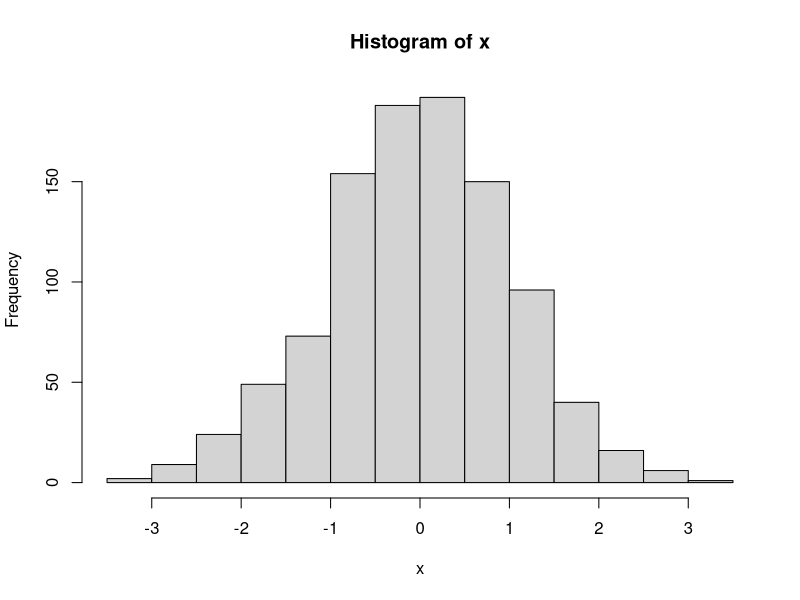
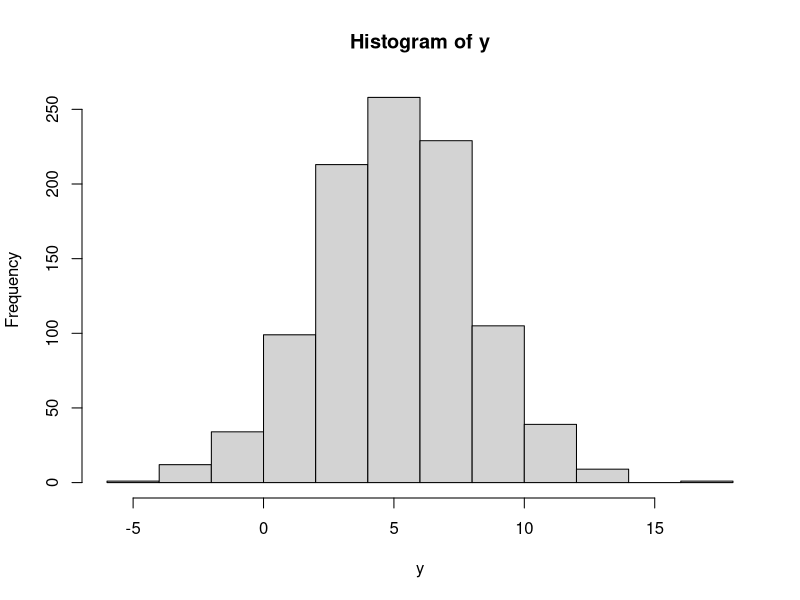

These figures' R source, in order:
#pregunta 1a
x<-rnorm(1000, mean=0, sd=1)
hist(x)
y<-rnorm(1000, mean=5, sd=3)
hist(y)

#pregunta 2
#a) al ser funcion exp, media de dist es 20. 
pexp(500, rate=1/20)
qexp(500, rate=1, lower.tail = TRUE, log.p = FALSE)
